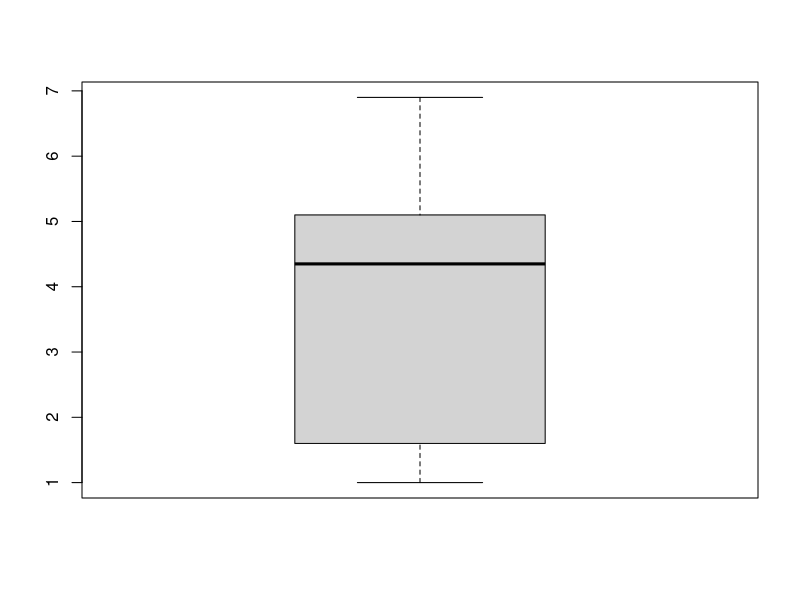
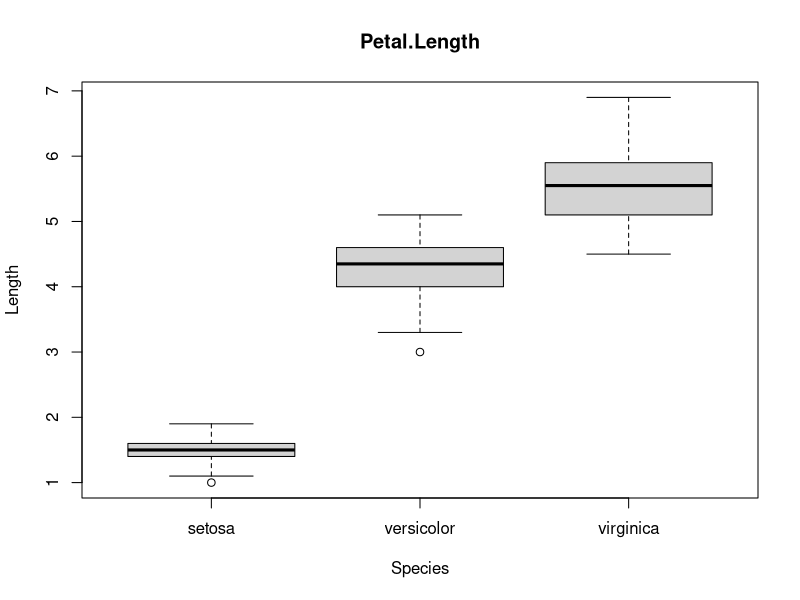

Reproduce these figures in R, in order.
summary(iris) 
head(iris) 
by(iris$Petal.Length, iris$Species, summary) 
mean(iris$Sepal.Length) 
var(iris$Sepal.Length) 
boxplot(iris$Petal.Length) 
boxplot(Petal.Length~Species,data=iris,main="Petal.Length",xlab="Species",ylab="Length")   
